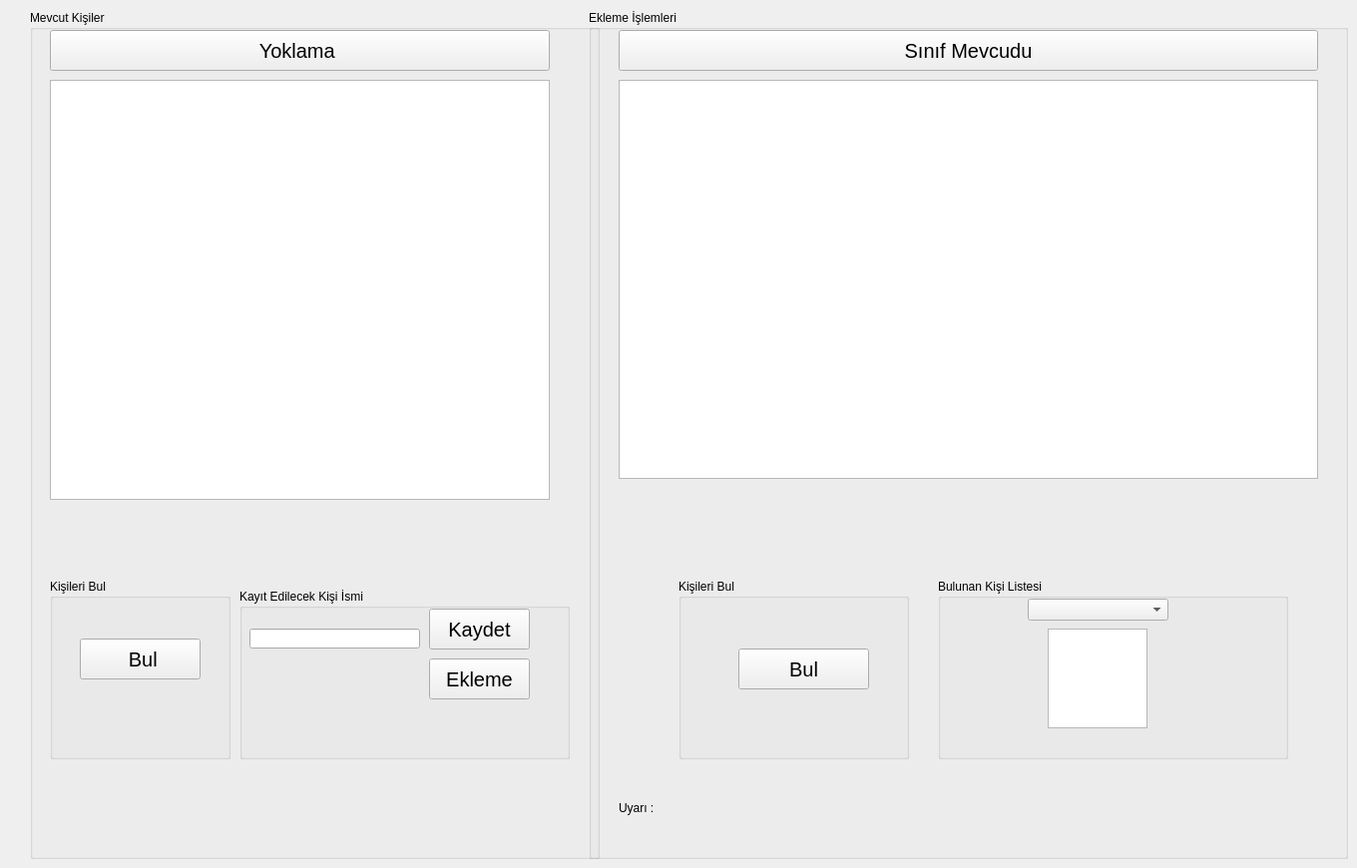
   <widget class="QWidget" name="tab_20">
    <attribute name="title">
     <string>Yüz Tanıma</string>
    </attribute>
    <widget class="QGroupBox" name="groupBox_56">
     <property name="geometry">
      <rect>
       <x>30</x>
       <y>10</y>
       <width>571</width>
       <height>851</height>
      </rect>
     </property>
     <property name="title">
      <string>Mevcut Kişiler</string>
     </property>
     <widget class="QGraphicsView" name="gvYuzTanimaYukle1">
      <property name="geometry">
       <rect>
        <x>20</x>
        <y>70</y>
        <width>501</width>
        <height>421</height>
       </rect>
      </property>
     </widget>
     <widget class="QGroupBox" name="groupBox_90">
      <property name="geometry">
       <rect>
        <x>20</x>
        <y>570</y>
        <width>181</width>
        <height>181</height>
       </rect>
      </property>
      <property name="title">
       <string>Kişileri Bul</string>
      </property>
      <widget class="QPushButton" name="btnYuzTanimaKisiBul">
       <property name="geometry">
        <rect>
         <x>30</x>
         <y>60</y>
         <width>121</width>
         <height>41</height>
        </rect>
       </property>
       <property name="font">
        <font>
         <pointsize>15</pointsize>
        </font>
       </property>
       <property name="text">
        <string> Bul</string>
       </property>
      </widget>
     </widget>
     <widget class="QGroupBox" name="groupBox_93">
      <property name="geometry">
       <rect>
        <x>210</x>
        <y>580</y>
        <width>331</width>
        <height>171</height>
       </rect>
      </property>
      <property name="title">
       <string>Kayıt Edilecek Kişi İsmi</string>
      </property>
      <widget class="QPushButton" name="btnYuzIsimKaydet">
       <property name="geometry">
        <rect>
         <x>190</x>
         <y>20</y>
         <width>101</width>
         <height>41</height>
        </rect>
       </property>
       <property name="font">
        <font>
         <pointsize>15</pointsize>
        </font>
       </property>
       <property name="text">
        <string>Kaydet</string>
       </property>
      </widget>
      <widget class="QPushButton" name="btnYuzEkleme">
       <property name="geometry">
        <rect>
         <x>190</x>
         <y>70</y>
         <width>101</width>
         <height>41</height>
        </rect>
       </property>
       <property name="font">
        <font>
         <pointsize>15</pointsize>
        </font>
       </property>
       <property name="text">
        <string>Ekleme</string>
       </property>
      </widget>
      <widget class="QLineEdit" name="leKaydedilecekIsim">
       <property name="geometry">
        <rect>
         <x>10</x>
         <y>40</y>
         <width>171</width>
         <height>20</height>
        </rect>
       </property>
      </widget>
     </widget>
     <widget class="QPushButton" name="btnYuzTanimaYukle1">
      <property name="geometry">
       <rect>
        <x>20</x>
        <y>20</y>
        <width>501</width>
        <height>41</height>
       </rect>
      </property>
      <property name="font">
       <font>
        <pointsize>15</pointsize>
       </font>
      </property>
      <property name="text">
       <string>Yoklama </string>
      </property>
     </widget>
    </widget>
    <widget class="QGroupBox" name="groupBox_89">
     <property name="geometry">
      <rect>
       <x>590</x>
       <y>10</y>
       <width>761</width>
       <height>851</height>
      </rect>
     </property>
     <property name="title">
      <string>Ekleme İşlemleri</string>
     </property>
     <widget class="QLabel" name="label_42">
      <property name="geometry">
       <rect>
        <x>480</x>
        <y>310</y>
        <width>331</width>
        <height>16</height>
       </rect>
      </property>
      <property name="font">
       <font>
        <pointsize>15</pointsize>
       </font>
      </property>
      <property name="text">
       <string/>
      </property>
     </widget>
     <widget class="QGraphicsView" name="gvYuzTanimaYukle2">
      <property name="geometry">
       <rect>
        <x>30</x>
        <y>70</y>
        <width>701</width>
        <height>400</height>
       </rect>
      </property>
     </widget>
     <widget class="QGroupBox" name="groupBox_92">
      <property name="geometry">
       <rect>
        <x>90</x>
        <y>570</y>
        <width>231</width>
        <height>181</height>
       </rect>
      </property>
      <property name="title">
       <string>Kişileri Bul</string>
      </property>
      <widget class="QPushButton" name="btnKisiBul">
       <property name="geometry">
        <rect>
         <x>60</x>
         <y>70</y>
         <width>131</width>
         <height>41</height>
        </rect>
       </property>
       <property name="font">
        <font>
         <pointsize>15</pointsize>
        </font>
       </property>
       <property name="text">
        <string>Bul</string>
       </property>
      </widget>
     </widget>
     <widget class="QLabel" name="label_9">
      <property name="geometry">
       <rect>
        <x>30</x>
        <y>790</y>
        <width>41</width>
        <height>20</height>
       </rect>
      </property>
      <property name="text">
       <string>Uyarı :</string>
      </property>
     </widget>
     <widget class="QLabel" name="lblUyari">
      <property name="geometry">
       <rect>
        <x>80</x>
        <y>790</y>
        <width>561</width>
        <height>20</height>
       </rect>
      </property>
      <property name="text">
       <string/>
      </property>
     </widget>
     <widget class="QGroupBox" name="groupBox_91">
      <property name="geometry">
       <rect>
        <x>350</x>
        <y>570</y>
        <width>351</width>
        <height>181</height>
       </rect>
      </property>
      <property name="title">
       <string>Bulunan Kişi Listesi</string>
      </property>
      <widget class="QGraphicsView" name="gvYuzTanimaBulunanYuzler">
       <property name="geometry">
        <rect>
         <x>110</x>
         <y>50</y>
         <width>100</width>
         <height>100</height>
        </rect>
       </property>
      </widget>
      <widget class="QComboBox" name="cbYuzTanimaBulunanYuzler">
       <property name="geometry">
        <rect>
         <x>90</x>
         <y>20</y>
         <width>141</width>
         <height>22</height>
        </rect>
       </property>
      </widget>
     </widget>
     <widget class="QPushButton" name="btnYuzTanimaYukle2">
      <property name="geometry">
       <rect>
        <x>30</x>
        <y>20</y>
        <width>701</width>
        <height>41</height>
       </rect>
      </property>
      <property name="font">
       <font>
        <pointsize>15</pointsize>
       </font>
      </property>
      <property name="text">
       <string>Sınıf Mevcudu</string>
      </property>
     </widget>
    </widget>
   </widget>
